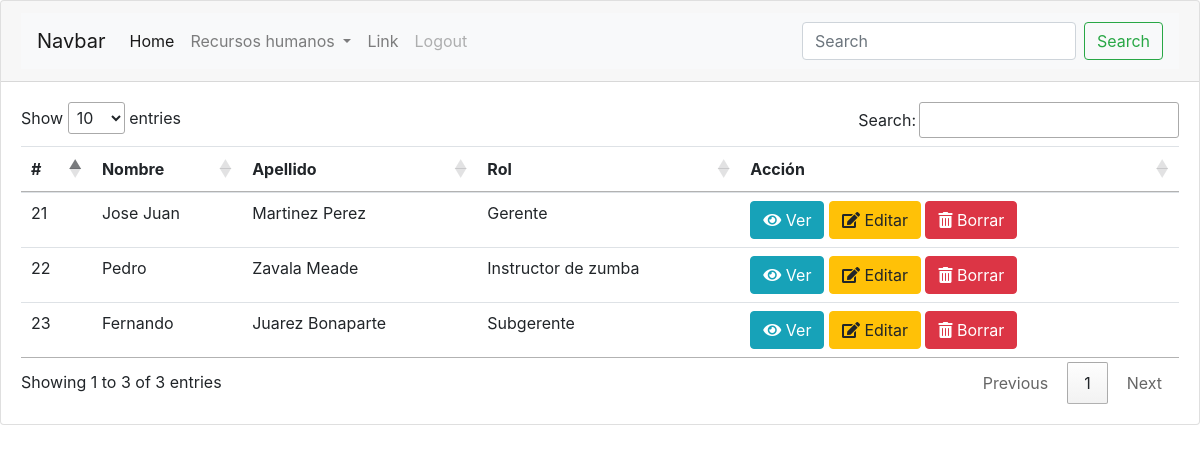
Page /RH/ (signed in) on the earlier database version.
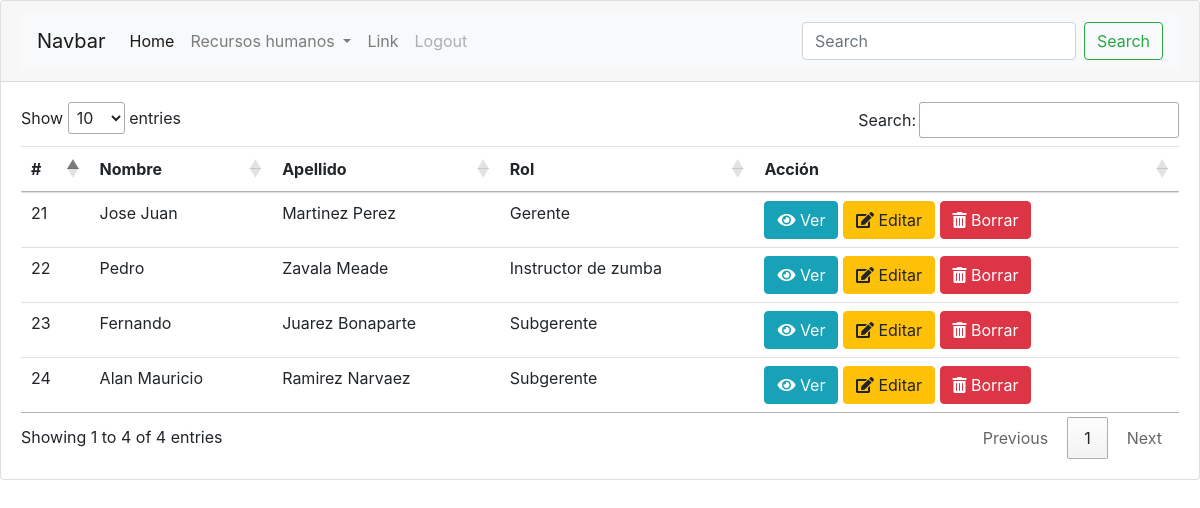
Same page on the later database version.
### RH/models.py (models this page shows)
class Empleado(models.Model):
	nombre=models.CharField(max_length=120)
	apellido_paterno=models.CharField(max_length=120)
	apellido_materno=models.CharField(max_length=120,blank=True,null=True)
	fecha_de_nacimiento=models.DateTimeField(blank=True,null=True)
	fecha_de_alta=models.DateTimeField(default=timezone.now)
	rol=models.ForeignKey(Rol,on_delete=models.CASCADE)
	usuario=models.OneToOneField('auth.User',on_delete=models.CASCADE)

class Rol(models.Model):
	nombre=models.CharField(max_length=120)
	descripcion=models.TextField()

### RH/views.py (the view)
# urls.py: path('',views.empleados_index,name='empleados_index'),
@login_required
def empleados_index(request):
	empleados=Empleado.objects.all()
	return render(request,'RH/empleados_index.html',{'empleados':empleados})

### RH/templates/RH/empleados_index.html (shortened to what this page needs)
{% extends "base.html" %}
{% block content %}
	<table class="table">
	  <thead>
	    <tr>
	      <th scope="col">#</th>
	      <th scope="col">Nombre</th>
	      <th scope="col">Apellido</th>
	      <th scope="col">Rol</th>
	      <th scope="col">Acción</th>
	    </tr>
	  </thead>
	  <tbody>
	  	{% for empleado in empleados %}
		    <tr>
		      <td>{{empleado.pk}}</td>
		      <td>{{empleado.nombre}}</td>
		      <td>{{empleado.apellido_paterno}} {% firstof empleado.apellido_materno ''%}</td>
		      <td>{{empleado.rol.nombre}}</td>
		      <td>
		      	<a class="btn btn-info" href="{% url 'empleados_show' pk=empleado.pk %}" role="button"><i class="fas fa-eye"></i> Ver</a>
		      	<a class="btn btn-warning" href="{% url 'empleados_edit' pk=empleado.pk %}" role="button"><i class="fas fa-edit"></i> Editar</a>
		      	<a class="btn btn-danger" href="{%url 'empleados_delete' pk=empleado.pk%}" role="button"><i class="fas fa-trash-alt"></i> Borrar</a>
		      </td>
		    </tr>
		{% endfor %}
	  </tbody>
	</table>
{% endblock content %}

Differences in the rows shown:
added Empleado: pk "24", nombre "Alan Mauricio", apellido_paterno "Ramirez", apellido_materno "Narvaez", rol.nombre "Subgerente"
Other differences:
text written by a page script: "Show entries Search: Showing 1 to 3 of 3 entries Previous 1 Next" → "Show entries Search: Showing 1 to 4 of 4 entries Previous 1 Next"
